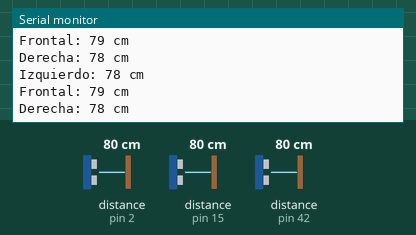
Simulated run of this sketch. Board: Arduino Mega 2560, built with avr-gcc and run on an emulated ATmega2560. Parts: the last lines printed to the serial monitor. Wiring (inferred from the names in the program): 3 × ultrasonic range finder: trigger pin 3, echo pin 2 / trigger pin 14, echo pin 15 / trigger pin 43, echo pin 42. The test bench sets the inputs (shaded band); at power-on: distance to the obstacle (sensors on pin 2, pin 15, pin 42) 80 cm. The echo pulse lasts 58.3 µs per cm.

Above: at 1.8 s.
1.9 s: distance to the obstacle (sensor on pin 2) set to 2 cm
At 2.9 s:
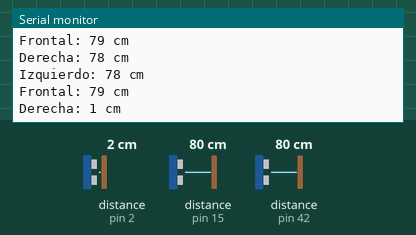
3.4 s: distance to the obstacle (sensor on pin 15) set to 2 cm
At 4.7 s:
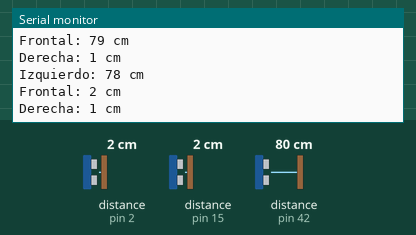
4.9 s: distance to the obstacle (sensor on pin 42) set to 2 cm
At 5.9 s:
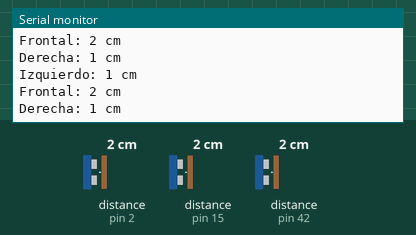
6.4 s: distance to the obstacle (sensor on pin 2) set to 4 cm
At 7.7 s:
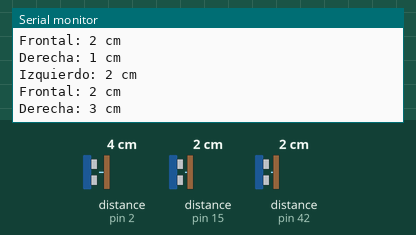
7.9 s: distance to the obstacle (sensor on pin 15) set to 4 cm
At 8.9 s:
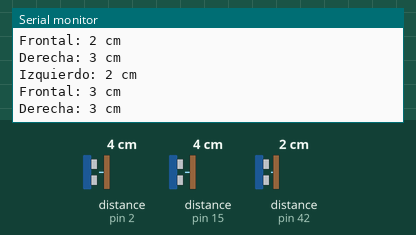
9.4 s: distance to the obstacle (sensor on pin 42) set to 4 cm
At 10.6 s:
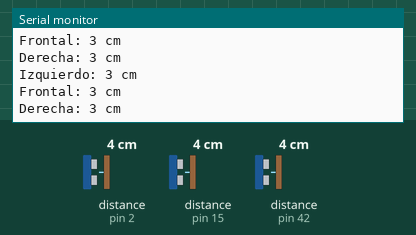
Timing chart, 0 to 11.9 s (numbered marks = the images above; inputs shaded):
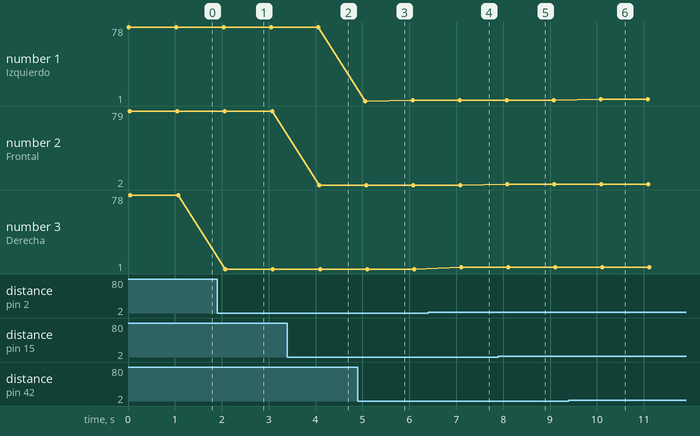

Measured:
- after the input at 1.9 s, the serial monitor: prints a new line after 0.18 s (image 1)
- after the input at 3.4 s, the serial monitor: prints a new line after 0.68 s (image 2)
- after the input at 4.9 s, the serial monitor: prints a new line after 0.16 s (image 3)
- after the input at 6.4 s, the serial monitor: prints a new line after 0.70 s (image 4)
- after the input at 7.9 s, the serial monitor: prints a new line after 0.19 s (image 5)
- after the input at 9.4 s, the serial monitor: prints a new line after 0.68 s (image 6)
- plotted number 2: 79 → 2 after the input at 3.4 s
- plotted number 3: 78 → 1 after the input at 1.9 s, 1 → 3 after the input at 6.4 s

The sketch:

ultrasonicos.ino
```cpp
// Pines ultrasonico Izquierdo
const int leftEcho = 42;
const int leftTrig = 43;

// Pines ultrasonico Frontal
const int frontEcho = 15;
const int frontTrig = 14;

// Pines ultrasonico Derecha
const int rightEcho = 2;
const int rightTrig = 3;

long distanciaUltrasonico(int trigPin, int echoPin) {
    digitalWrite(trigPin, LOW);
    delayMicroseconds(2);
    digitalWrite(trigPin, HIGH);
    delayMicroseconds(10);
    digitalWrite(trigPin, LOW);

    long duracion = pulseIn(echoPin, HIGH);
    long distancia = duracion * 0.034 / 2;
    return distancia;
}

void setup(){
  Serial.begin(9600);

    // Ultrasonico Izquierdo
    pinMode(leftEcho, INPUT);
    pinMode(leftTrig, OUTPUT);

    // Ultrasonico Frontal
    pinMode(frontEcho, INPUT);
    pinMode(frontTrig, OUTPUT);

    // Ultrasonico Derecha
    pinMode(rightEcho, INPUT);
    pinMode(rightTrig, OUTPUT);
}

void loop(){
    long distanciaIzquierdo = distanciaUltrasonico(leftTrig, leftEcho);

    long distanciaFrontal = distanciaUltrasonico(frontTrig, frontEcho);

    long distanciaDerecha = distanciaUltrasonico(rightTrig, rightEcho);

    // Distancia de los ultrasonicos
    //Izquierdo
    Serial.print("Izquierdo: ");
    Serial.print(distanciaIzquierdo);
    Serial.println(" cm");
    //Frontal
    Serial.print("Frontal: ");
    Serial.print(distanciaFrontal);
    Serial.println(" cm");
    //Derecha
    Serial.print("Derecha: ");
    Serial.print(distanciaDerecha);
    Serial.println(" cm");
    delay(1000);
}
```
